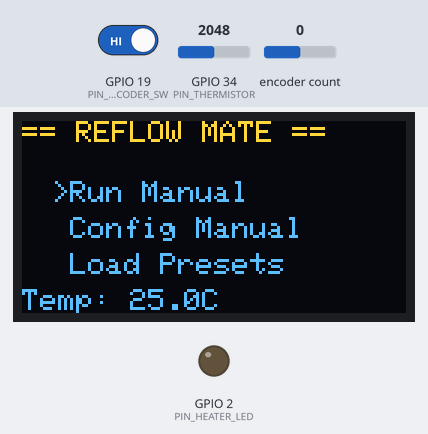
This program was run on a simulated ESP32. Shown: 128×64 one-colour display, output pins drawn as LEDs (lit = HIGH). Inputs (shaded band) come from the test bench; at power-on: GPIO 19 (PIN_ENCODER_SW) HIGH, encoder count 0, GPIO 34 (PIN_THERMISTOR) = 2048. The OLED is the two-colour kind (top 16 rows yellow); what the program prints to the serial monitor is not drawn.

Above: at 1.7 s.
1.8 s: GPIO 19 (PIN_ENCODER_SW) driven LOW
At 1.96 s:
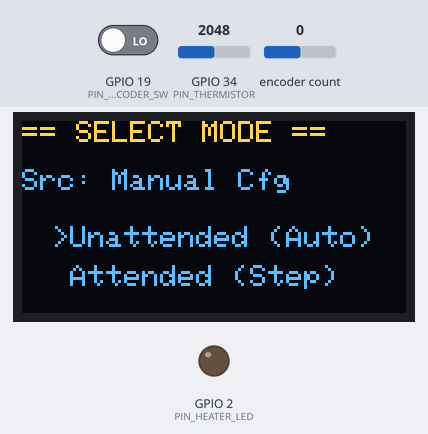
4.0 s: encoder count set to 1
At 4.23 s:
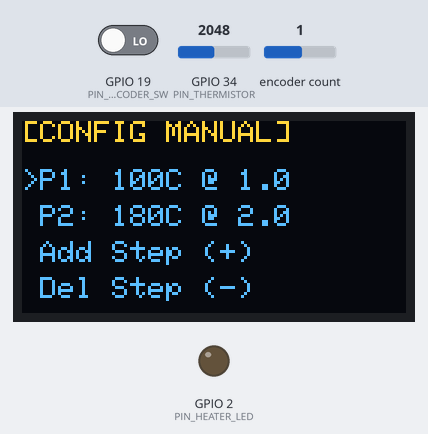
6.1 s: encoder count set to 2
At 6.49 s:
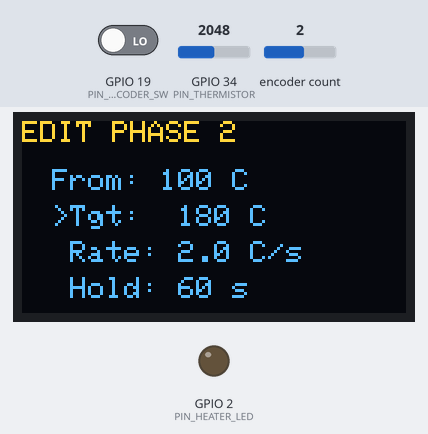
9.1 s: encoder count set to 3
At 10.7 s:
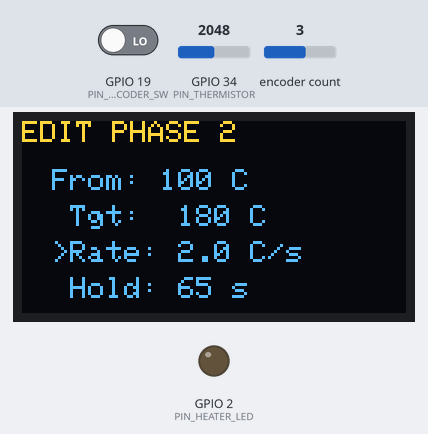
10.8 s: GPIO 19 (PIN_ENCODER_SW) driven HIGH
Timing chart, 0 to 13.3 s (numbered marks = the images above; inputs shaded):
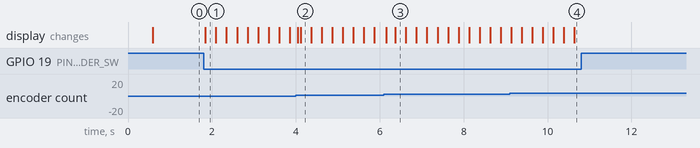

Measured:
- after the input at 1.8 s, the display: changes at once (image 1)
- after the input at 4.0 s, the display: first changes at once (image 2 shows a later state)
- after the input at 6.1 s, the display: first changes after 0.06 s (image 3 shows a later state)
- after the input at 10.8 s, every drawn part: stays the same

The program:

main.cpp
```cpp
#include <Arduino.h>
#include "Config.h"
#include "GlobalContext.h"
#include "DisplayManager.h"
#include "InputHandler.h"
#include "ReflowProcess.h"

void setup() {
    Serial.begin(SERIAL_BAUD_RATE);

    // Initialize global state
    Global_Init();

    // Initialize modules
    Input_Init();
    Display_Init();
    Process_Init();

    Serial.println(F("Reflow Controller System Ready"));
    Serial.printf("Thermistor Pin: %d, Rdiv=%.0f, R25=%.0f, Beta=%.0f\n", PIN_THERMISTOR, THERMISTOR_R_DIV, THERMISTOR_R25, THERMISTOR_BETA);
}

void loop() {
    Input_Process();
    Process_Update();
    Display_Update();

    // Small delay to prevent watchdog issues or excessive loop speed
    delay(10);
}
```

DisplayManager.h
```cpp
#pragma once

// Must match the function names in src/DisplayManager.cpp
void Display_Init();
void Display_Update();
```

GlobalContext.h
```cpp
#pragma once
#include <Arduino.h>
#include <Adafruit_SSD1306.h>
#include <ESP32Encoder.h>
#include <vector>
#include <cmath>
#include "SystemTypes.h"
#include "Config.h"

// --- Global Objects ---
extern Adafruit_SSD1306 g_oledDisplay;
extern ESP32Encoder g_rotaryEncoder;
// Thermistor read function (returns Celsius)
double Read_TemperatureC();

// --- System State Structure ---
struct SystemContext {
    SystemState state;
    bool isManualSource;
    bool autoAdvance;

    float currentTemperature;
    float currentSetpoint;
    bool heaterActive;

    int currentStepIndex;
    unsigned long stepStartTime;
    float stepStartTemperature;

    // UI Navigation
    int menuCursor;
    int scrollIndex;
    int editStep;
    int editParameter;

    // Input
    long lastEncoderPos;
    unsigned long lastButtonTime;

    // Profiles
    std::vector<ReflowStep> manualSteps;
    std::vector<ReflowStep> activeSteps;
};

extern SystemContext ctx;

// --- Helper Functions ---
void Global_AddManualStep();
void Global_RemoveManualStep();
void Global_Init();
```

InputHandler.h
```cpp
#pragma once

// Must match the function names in src/InputHandler.cpp
void Input_Init();
void Input_Process();
```

ReflowProcess.h
```cpp
#pragma once

void Process_Init();
void Process_Update();
// Now accepts two params: Source (Manual vs Preset) and Mode (Auto vs Attended)
void Process_Start(bool useManualSource, bool autoAdvance);
void Process_NextStep();
```

SystemTypes.h
```cpp
#pragma once
#include <vector>

// --- System State Enum ---
enum SystemState {
    STATE_MAIN_MENU,
    STATE_MANUAL_CONFIG,    // List of steps
    STATE_EDIT_STEP,        // Edit Target/Slope/Hold
    STATE_SELECT_RUN_MODE,  // Choose Auto vs Click-to-Next
    STATE_RUNNING_RAMP,     // Actively changing temp
    STATE_RUNNING_HOLD,     // Holding at target temp for duration
    STATE_RUNNING_WAIT,     // Reached target/hold, waiting for user input
    STATE_COOLDOWN          // Post-run cooldown phase
};

// --- Data Structures ---
struct ReflowStep {
    float targetTemperature;
    float rampRate;    // Degrees Celsius per SECOND
    int holdSeconds;   // Time to stay at target temperature
};
```

DisplayManager.cpp
```cpp
#include "DisplayManager.h"
#include "GlobalContext.h"
#include <Wire.h>

void Display_Init() {
    Wire.begin(PIN_I2C_SDA, PIN_I2C_SCL);
    if(!g_oledDisplay.begin(SSD1306_SWITCHCAPVCC, DISPLAY_I2C_ADDR)) {
        Serial.println(F("OLED Allocation Failed"));
        for(;;);
    }
    g_oledDisplay.clearDisplay();
    g_oledDisplay.setTextColor(SSD1306_WHITE);
    g_oledDisplay.display();
}

void Display_Update() {
    g_oledDisplay.clearDisplay();
    g_oledDisplay.setTextSize(1);
    g_oledDisplay.setCursor(0, 0);

    if (ctx.state == STATE_MAIN_MENU) {
        g_oledDisplay.println(F("== REFLOW MATE =="));

        g_oledDisplay.setCursor(10, 20);
        g_oledDisplay.print(ctx.menuCursor == 0 ? ">" : " "); g_oledDisplay.println("Run Manual");

        g_oledDisplay.setCursor(10, 32);
        g_oledDisplay.print(ctx.menuCursor == 1 ? ">" : " "); g_oledDisplay.println("Config Manual");

        g_oledDisplay.setCursor(10, 44);
        g_oledDisplay.print(ctx.menuCursor == 2 ? ">" : " "); g_oledDisplay.println("Load Presets");

        g_oledDisplay.setCursor(0, 56);
        g_oledDisplay.print("Temp: "); g_oledDisplay.print(ctx.currentTemperature, 1); g_oledDisplay.print("C");
    }
    else if (ctx.state == STATE_SELECT_RUN_MODE) {
        g_oledDisplay.println(F("== SELECT MODE =="));

        g_oledDisplay.setCursor(0, 16);
        g_oledDisplay.print("Src: ");
        g_oledDisplay.println(ctx.isManualSource ? "Manual Cfg" : "Preset");

        g_oledDisplay.setCursor(10, 35);
        g_oledDisplay.print(ctx.menuCursor == 0 ? ">" : " "); g_oledDisplay.println("Unattended (Auto)");

        g_oledDisplay.setCursor(10, 48);
        g_oledDisplay.print(ctx.menuCursor == 1 ? ">" : " "); g_oledDisplay.println("Attended (Step)");
    }
    else if (ctx.state == STATE_MANUAL_CONFIG) {
        g_oledDisplay.println(F("[CONFIG MANUAL]"));

        int startIdx = (ctx.scrollIndex > 2) ? ctx.scrollIndex - 2 : 0;

        for (int i = 0; i < 4; i++) {
            int itemIdx = startIdx + i;
            int yPos = 16 + (i * 12);

            if (itemIdx < (int)ctx.manualSteps.size()) {
                g_oledDisplay.setCursor(0, yPos);
                g_oledDisplay.print(ctx.scrollIndex == itemIdx ? ">" : " ");
                g_oledDisplay.print("P"); g_oledDisplay.print(itemIdx + 1);
                g_oledDisplay.print(": "); g_oledDisplay.print(ctx.manualSteps[itemIdx].targetTemperature, 0);
                g_oledDisplay.print("C @ "); g_oledDisplay.print(ctx.manualSteps[itemIdx].rampRate, 1);
            }
            else if (itemIdx == (int)ctx.manualSteps.size()) {
                g_oledDisplay.setCursor(0, yPos);
                g_oledDisplay.print(ctx.scrollIndex == itemIdx ? ">" : " "); g_oledDisplay.println("Add Step (+)");
            }
            else if (itemIdx == (int)ctx.manualSteps.size() + 1) {
                g_oledDisplay.setCursor(0, yPos);
                g_oledDisplay.print(ctx.scrollIndex == itemIdx ? ">" : " "); g_oledDisplay.println("Del Step (-)");
            }
            else if (itemIdx == (int)ctx.manualSteps.size() + 2) {
                g_oledDisplay.setCursor(0, yPos);
                g_oledDisplay.print(ctx.scrollIndex == itemIdx ? ">" : " "); g_oledDisplay.println("Back");
            }
        }
    }
    else if (ctx.state == STATE_EDIT_STEP) {
        g_oledDisplay.print(F("EDIT PHASE ")); g_oledDisplay.println(ctx.editStep + 1);

        float prevTemp = TEMP_AMBIENT;
        if (ctx.editStep > 0) {
            prevTemp = ctx.manualSteps[ctx.editStep - 1].targetTemperature;
        }

        g_oledDisplay.setCursor(10, 16);
        g_oledDisplay.print("From: "); g_oledDisplay.print(prevTemp, 0); g_oledDisplay.println(" C");

        g_oledDisplay.setCursor(10, 28);
        g_oledDisplay.print(ctx.editParameter == 0 ? ">" : " ");
        g_oledDisplay.print("Tgt:  "); g_oledDisplay.print(ctx.manualSteps[ctx.editStep].targetTemperature, 0); g_oledDisplay.println(" C");

        g_oledDisplay.setCursor(10, 40);
        g_oledDisplay.print(ctx.editParameter == 1 ? ">" : " ");
        g_oledDisplay.print("Rate: "); g_oledDisplay.print(ctx.manualSteps[ctx.editStep].rampRate, 1); g_oledDisplay.println(" C/s");

        g_oledDisplay.setCursor(10, 52);
        g_oledDisplay.print(ctx.editParameter == 2 ? ">" : " ");
        g_oledDisplay.print("Hold: "); g_oledDisplay.print(ctx.manualSteps[ctx.editStep].holdSeconds); g_oledDisplay.println(" s");
    }
    else if (ctx.state == STATE_RUNNING_RAMP || ctx.state == STATE_RUNNING_HOLD || ctx.state == STATE_RUNNING_WAIT) {
        g_oledDisplay.setCursor(0,0);
        if (ctx.state == STATE_RUNNING_WAIT) {
            g_oledDisplay.setTextColor(SSD1306_BLACK, SSD1306_WHITE);
            g_oledDisplay.print(" WAIT INPUT ");
            g_oledDisplay.setTextColor(SSD1306_WHITE);
        } else if (ctx.state == STATE_RUNNING_HOLD) {
            g_oledDisplay.setTextColor(SSD1306_BLACK, SSD1306_WHITE);
            g_oledDisplay.print(" HOLDING... ");
            g_oledDisplay.setTextColor(SSD1306_WHITE);
        } else {
            g_oledDisplay.print(" RAMPING... ");
        }

        g_oledDisplay.print(" P"); g_oledDisplay.print(ctx.currentStepIndex + 1);
        g_oledDisplay.print("/"); g_oledDisplay.println(ctx.activeSteps.size());

        g_oledDisplay.setTextSize(2);
        g_oledDisplay.setCursor(0, 20);
        g_oledDisplay.print(ctx.currentTemperature, 1);
        g_oledDisplay.setTextSize(1); g_oledDisplay.print("c");

        // Target / Setpoint box
        g_oledDisplay.drawRect(75, 18, 50, 25, SSD1306_WHITE);
        g_oledDisplay.setCursor(80, 22);
        g_oledDisplay.print("Set:");
        g_oledDisplay.setCursor(80, 32);
        g_oledDisplay.print(ctx.currentSetpoint, 0);

        // Heater Status Indicator
        if (ctx.heaterActive) {
            g_oledDisplay.fillCircle(120, 5, 3, SSD1306_WHITE);
        }

        g_oledDisplay.setCursor(0, 50);
        if (ctx.state == STATE_RUNNING_WAIT) {
            g_oledDisplay.print("CLICK FOR NEXT >");
        } else if (ctx.state == STATE_RUNNING_HOLD) {
            unsigned long elapsed = (millis() - ctx.stepStartTime) / 1000;
            int remaining = ctx.activeSteps[ctx.currentStepIndex].holdSeconds - elapsed;
            g_oledDisplay.print("Hold: "); g_oledDisplay.print(remaining); g_oledDisplay.print("s left");
        } else {
            g_oledDisplay.print("Tgt: "); g_oledDisplay.print(ctx.activeSteps[ctx.currentStepIndex].targetTemperature, 0);
            g_oledDisplay.print(" @ "); g_oledDisplay.print(ctx.activeSteps[ctx.currentStepIndex].rampRate, 1);
        }
    }

    g_oledDisplay.display();
}
```

InputHandler.cpp
```cpp
#include "InputHandler.h"
#include "GlobalContext.h"
#include "ReflowProcess.h"
#include <ESP32Encoder.h>

void Input_Init() {
    ESP32Encoder::useInternalWeakPullResistors = puType::up;
    g_rotaryEncoder.attachHalfQuad(PIN_ENCODER_DT, PIN_ENCODER_CLK);
    g_rotaryEncoder.setCount(0);
    ctx.lastEncoderPos = 0;
    pinMode(PIN_ENCODER_SW, INPUT_PULLUP);
}

void Input_Process() {
    // 1. Read Hardware Counter
    long rawCount = (long)g_rotaryEncoder.getCount();
    long logicalPosition = rawCount / 2;

    int direction = 0;
    if (logicalPosition != ctx.lastEncoderPos) {
        direction = (logicalPosition > ctx.lastEncoderPos) ? 1 : -1;
        ctx.lastEncoderPos = logicalPosition;
    }

    // 2. Read Button (Debounced)
    bool isClicked = false;
    if (digitalRead(PIN_ENCODER_SW) == LOW) {
        if (millis() - ctx.lastButtonTime > 250) {
            isClicked = true;
            ctx.lastButtonTime = millis();
        }
    }

    // --- State Machine Navigation ---
    switch (ctx.state) {
        case STATE_MAIN_MENU:
            if (direction) ctx.menuCursor = constrain(ctx.menuCursor + direction, 0, 2);
            if (isClicked) {
                if (ctx.menuCursor == 0) {
                    ctx.isManualSource = true;
                    ctx.menuCursor = 0;
                    ctx.state = STATE_SELECT_RUN_MODE;
                }
                else if (ctx.menuCursor == 1) {
                    ctx.state = STATE_MANUAL_CONFIG;
                    ctx.scrollIndex = 0;
                }
                else if (ctx.menuCursor == 2) {
                    ctx.isManualSource = false;
                    ctx.menuCursor = 0;
                    ctx.state = STATE_SELECT_RUN_MODE;
                }
            }
            break;

        case STATE_SELECT_RUN_MODE:
            if (direction) ctx.menuCursor = constrain(ctx.menuCursor + direction, 0, 1);
            if (isClicked) {
                bool autoAdvance = (ctx.menuCursor == 0);
                Process_Start(ctx.isManualSource, autoAdvance);
            }
            break;

        case STATE_MANUAL_CONFIG:
            {
                int totalItems = ctx.manualSteps.size() + 3;
                if (direction) ctx.scrollIndex = constrain(ctx.scrollIndex + direction, 0, totalItems - 1);

                if (isClicked) {
                    if (ctx.scrollIndex < (int)ctx.manualSteps.size()) {
                        ctx.editStep = ctx.scrollIndex;
                        ctx.editParameter = 0;
                        ctx.state = STATE_EDIT_STEP;
                    } else if (ctx.scrollIndex == ctx.manualSteps.size()) {
                        Global_AddManualStep();
                    } else if (ctx.scrollIndex == (int)ctx.manualSteps.size() + 1) {
                        Global_RemoveManualStep();
                        if(ctx.scrollIndex > 0) ctx.scrollIndex--;
                    } else {
                        ctx.state = STATE_MAIN_MENU;
                    }
                }
            }
            break;

        case STATE_EDIT_STEP:
            if (ctx.editParameter == 0) { // Target
                if (direction) {
                    ctx.manualSteps[ctx.editStep].targetTemperature =
                        constrain(ctx.manualSteps[ctx.editStep].targetTemperature + (direction * 5), MIN_TARGET_TEMP, MAX_TARGET_TEMP);
                }
                if (isClicked) ctx.editParameter++;
            } else if (ctx.editParameter == 1) { // Rate
                if (direction) {
                    ctx.manualSteps[ctx.editStep].rampRate =
                        constrain(ctx.manualSteps[ctx.editStep].rampRate + (direction * 0.1), MIN_RAMP_RATE, MAX_RAMP_RATE);
                }
                if (isClicked) ctx.editParameter++;
            } else { // Hold
                if (direction) {
                    ctx.manualSteps[ctx.editStep].holdSeconds =
                        constrain(ctx.manualSteps[ctx.editStep].holdSeconds + (direction * 5), 0, 300);
                }
                if (isClicked) ctx.state = STATE_MANUAL_CONFIG;
            }
            break;

        case STATE_RUNNING_RAMP:
        case STATE_RUNNING_WAIT:
            if (isClicked) {
                if (ctx.state == STATE_RUNNING_WAIT) {
                    Process_NextStep();
                } else {
                    ctx.state = STATE_MAIN_MENU;
                    ctx.heaterActive = false;
                }
            }
            break;

        default:
            break;
    }
}
```

Config.h
```cpp
#pragma once

// --- Hardware Pin Definitions ---

// Rotary Encoder
#define PIN_ENCODER_CLK 5
#define PIN_ENCODER_DT  18
#define PIN_ENCODER_SW  19

// Thermocouple (MAX6675)
// These are the pins from GlobalContext.h which we assume are the correct ones
// Replace thermocouple with NTC thermistor (100k @ 25C, B=3950)
#define PIN_THERMISTOR  34
// Divider resistor value (Ohms)
#define THERMISTOR_R_DIV 100000.0
// Thermistor parameters
#define THERMISTOR_BETA 3950.0
#define THERMISTOR_R25  100000.0

// Output / Actuators
#define PIN_HEATER_LED  2     // SSR Control (and onboard LED for monitoring)

// I2C OLED Display
#define PIN_I2C_SDA     21
#define PIN_I2C_SCL     22

// --- System Constants ---
#define SERIAL_BAUD_RATE 115200
#define DISPLAY_I2C_ADDR 0x3C
#define DISPLAY_WIDTH    128
#define DISPLAY_HEIGHT   64

#define SENSOR_READ_DELAY_MS 250
#define TEMP_AMBIENT         25.0f

// Reflow Limits
#define MAX_TARGET_TEMP      300.0f
#define MIN_TARGET_TEMP      20.0f
#define MAX_RAMP_RATE        10.0f
#define MIN_RAMP_RATE        0.1f
```

Source omitted: GlobalContext.cpp (18374 bytes), ReflowProcess.cpp (5273 bytes)
